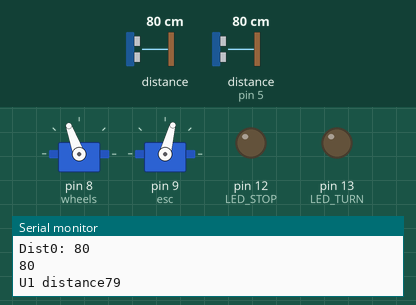
A sketch run on a simulated Arduino Uno, built with avr-gcc and run on an emulated ATmega328P. On the bench: 2 × servo, output pins drawn as LEDs (lit = HIGH), the last lines printed to the serial monitor. Wiring (inferred from the names in the program): ultrasonic range finder: trigger pin 4; echo pin 5; LIDAR-Lite range finder at I2C address 0x62. Inputs (shaded band) come from the test bench; at power-on: distance to the obstacle (sensor on pin 5) 80 cm, distance to the obstacle 80 cm. The echo pulse lasts 58.3 µs per cm; pins used as bus, display or sensor lines are not drawn.

Above: at 4.2 s.
4.3 s: distance to the obstacle (sensor on pin 5) set to 63 cm
5.8 s: distance to the obstacle (sensor on pin 5) set to 57 cm
At 6.7 s:
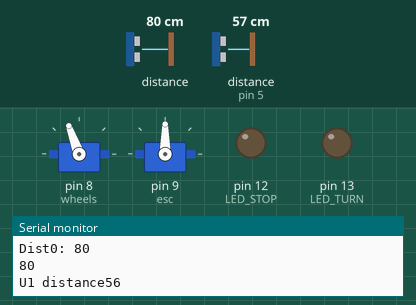
7.4 s: distance to the obstacle (sensor on pin 5) set to 120 cm
At 8.0 s:
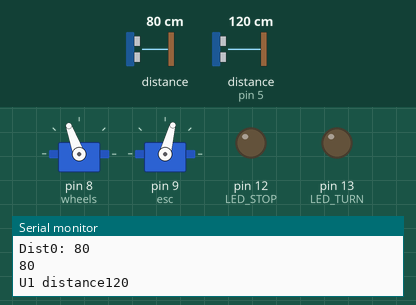
9.0 s: distance to the obstacle (sensor on pin 5) set to 2 cm
At 9.8 s:
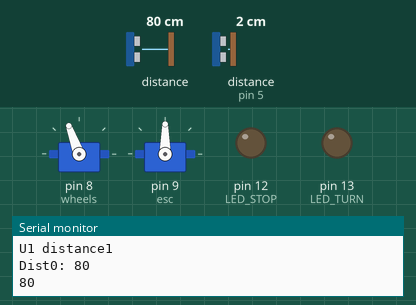
Timing chart, 0 to 11.5 s (numbered marks = the images above; inputs shaded):
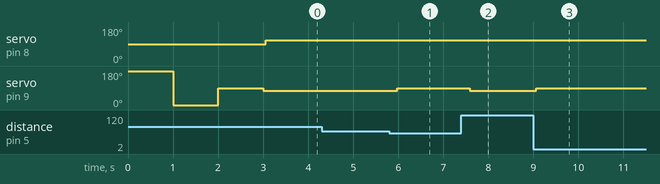

The sketch:

v0.3.ino
```cpp
#include <Wire.h>
#include <Time.h>
#include <PID_v1.h>
#include <Servo.h>
#include <SoftwareSerial.h>
#define    LIDARLite_ADDRESS   0x62          // Default I2C Address of LIDAR-Lite.
#define    RegisterMeasure     0x00          // Register to write to initiate ranging.
#define    MeasureValue        0x04          // Value to initiate ranging.
#define    RegisterHighLowB    0x8f          // Register to get both High and Low bytes in 1 call.

// Pin assignment
const int TRIG_PIN = 4;
const int ECHO_PIN = 5;
const int LED_TURN = 13;
const int LED_STOP=12;
// CART variables
Servo wheels; // servo for turning the wheels
Servo esc; // not actually a servo, but controlled like one!
int startupDelay = 1000;
/////////// XBee variables ///////////////////
SoftwareSerial XBee(2, 3); // RX, TX
/////////////////////////////////////////////
////// LIDAR variables //////////////////////
int dist,distLast1, distLast2,distActual;
///////////// Ultrasonic variables //////////
long duration,Firstduration, distanceCm, distLast, distanceCmLast,l_0,FirstdistanceCm;
/////////////////////////////////////////////
//////////// State and PID variables ////////
int cmnd = 49; //Command to start/stop the car remotely
// cmnd map :
///////////// 49: Auto Straight; 50: Auto Turn right; 51: Remote
double setPt, Input, Output;
int Kp = 2;     // initial 2
int Ki = 0.05;  // initial 0.05
int Kd = 0.5;   // initial 0.5
PID PIDleft(&Input, &Output, &setPt, Kp, Ki, Kd, DIRECT);
/////////////////////////////////////////////

void setup() {
  // PIN setup
  pinMode(LED_TURN, OUTPUT);
  pinMode(LED_STOP, OUTPUT);
  pinMode(TRIG_PIN,OUTPUT);
  pinMode(ECHO_PIN,INPUT);
  Serial.begin(9600); //Opens serial connection at 9600bps.
  // Setup the xbee
  XBee.begin(9600);
  // Setup the cart
  wheels.attach(8); // initialize wheel servo to Digital IO Pin #8
  esc.attach(9); // initialize ESC to Digital IO Pin #9
  calibrateESC();
  esc.write(75);
  digitalWrite(LED_TURN, LOW);
  cmnd = 49;
  // LIDAR setup
  Wire.begin(); // Opens & joins the irc bus as master
  // Ultrasonic setup
  digitalWrite(TRIG_PIN, LOW);
  delayMicroseconds(2);
  digitalWrite(TRIG_PIN, HIGH);
  delayMicroseconds(10);
  digitalWrite(TRIG_PIN, LOW);
  Firstduration = pulseIn(ECHO_PIN,HIGH);
  // convert the time into a distance
  FirstdistanceCm = Firstduration / 29.1 / 2 ;
  // PID setup
  setPt = dist;
  PIDleft.SetOutputLimits(-50, 50);
  PIDleft.SetMode(AUTOMATIC);
}

/* Calibrate the ESC by sending a high signal, then a low, then middle.*/
void calibrateESC(){
    esc.write(180); // full backwards
    delay(startupDelay);
    esc.write(0); // full forwards
    delay(startupDelay);
    esc.write(90); // neutral
    delay(startupDelay);
    esc.write(90); // reset the ESC to neutral (non-moving) value
}

void loop() {
  if (cmnd == 49 || cmnd == 50)
  {
    // Measure ultrasonic
    digitalWrite(TRIG_PIN, LOW);
    delayMicroseconds(2);
    digitalWrite(TRIG_PIN, HIGH);
    delayMicroseconds(10);
    digitalWrite(TRIG_PIN, LOW);
    duration = pulseIn(ECHO_PIN,HIGH);
    // convert the time into a distance
    distanceCm = duration / 29.1 / 2 ;

    Serial.print("U1 distance");
    Serial.println(distanceCm);


    // Measure LIDAR
    Wire.beginTransmission((int)LIDARLite_ADDRESS); // transmit to LIDAR-Lite
    Wire.write((int)RegisterMeasure); // sets register pointer to  (0x00)
    Wire.write((int)MeasureValue); // sets register pointer to  (0x00)
    Wire.endTransmission(); // stop transmitting
    delay(20); // Wait 20ms for transmit
    Wire.beginTransmission((int)LIDARLite_ADDRESS); // transmit to LIDAR-Lite
    Wire.write((int)RegisterHighLowB); // sets register pointer to (0x8f)
    Wire.endTransmission(); // stop transmitting
    delay(20); // Wait 20ms for transmit
    Wire.requestFrom((int)LIDARLite_ADDRESS, 2); // request 2 bytes from LIDAR-Lite

    if (2 <= Wire.available()) // if two bytes were received
    {
      dist = Wire.read(); // receive high byte (overwrites previous reading)
      dist = dist << 8; // shift high byte to be high 8 bits
      dist |= Wire.read(); // receive low byte as lower 8 bits
    }
    distActual=dist;


    Serial.print("Dist0: ");
    Serial.println(dist);
    Serial.println(distActual);
    /////////////////////////////////////////////////////////////////////
    ///////////////////// CONTROL PART //////////////////////////////////
    // Stop if see something close in ftont
    if ((distanceCm > 0 && distanceCm < 60) && (distanceCm > 0 && distanceCm < 60)) {
      esc.write(90);
      digitalWrite(LED_STOP, HIGH);
    }
    //  right for 4 seconds using the LIDAR

    else if(distanceCm>140 && distanceCm<220 && distanceCmLast>140 && distanceCmLast<220 &&  cmnd == 49 && (distActual<6 || distActual>400)){
      cmnd = 50;
      esc.write(80);
      wheels.write(50);
      digitalWrite(LED_TURN, HIGH);

      //setPt = dist;
      //cmnd = 49;
      //digitalWrite(LED_TURN, LOW);
    }
    else if (cmnd == 49){
      // Set Input for PID, run PID
       /*if (dist < 0 || dist > 110) {
          dist = distLast;
      }*/
      //dist = 0.7 * distLast + 0.3 * distLast;
      PIDleft.Compute();
      wheels.write(110 + Output);
      esc.write(75);
    }
     digitalWrite(LED_STOP, LOW);
    //Print Distance
     //Serial.print("U1 distance");
     //Serial.println(distanceCm);
     //Serial.print("Dist0: ");
     //Serial.println(dist);
    delay(100);
    distLast=dist;
    distanceCmLast=distanceCm;
  }
}
```

Measured:
- the behaviour switches between 61 and 60 cm on distance to the obstacle (sensor on pin 5) (found by bisection; images 0 and 1)
- after the input at 5.8 s, servo on pin 9 (esc): 75° → 90° after 0.18 s
- after the input at 7.4 s, servo on pin 9 (esc): 90° → 75° after 0.18 s
- after the input at 9.0 s, servo on pin 9 (esc): 75° → 90° after 0.07 s
